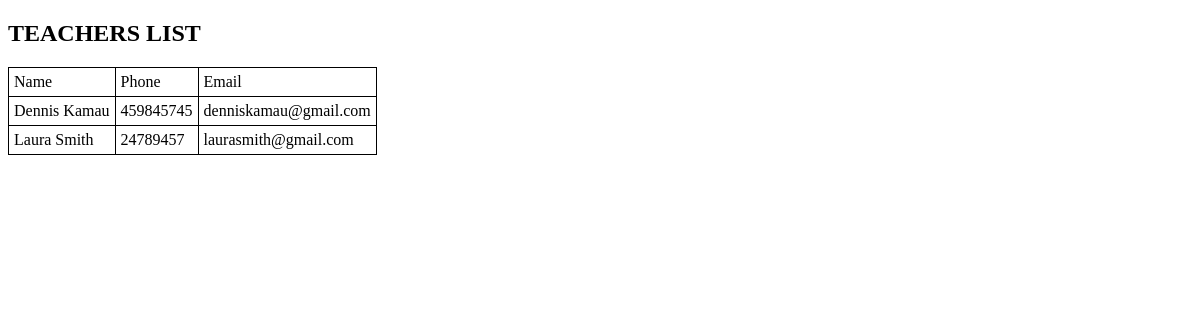
The page /teachers/ on the database as committed earlier.
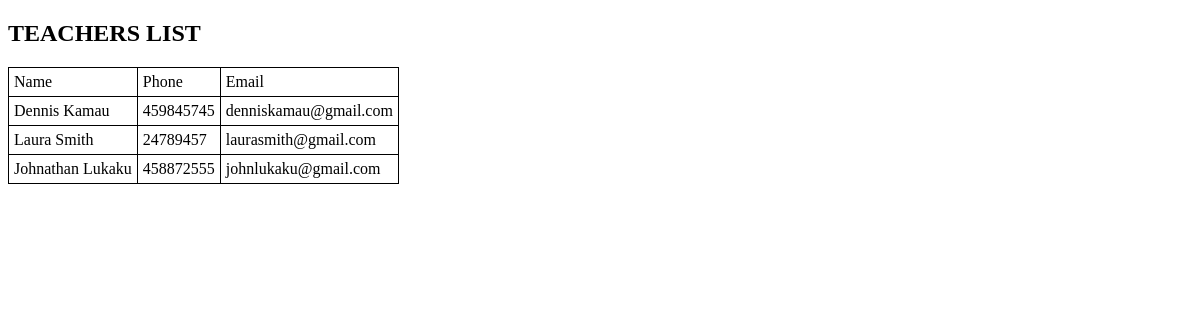
The same page on the database as committed later.
### class/models.py (models this page shows, shortened)
class Teacher(models.Model):
    name = models.CharField(max_length=20, blank=False)
    phone = models.IntegerField(blank=False)
    email = models.EmailField(blank=False)

### class/views.py (the view)
# urls.py: path('teachers/', views.teachers, name='teachers'),
def teachers(request):
    teacher = Teacher.objects.all()
    return render(request, 'teachers.html', {"teachers": teacher})

### class/templates/teachers.html (shortened to what this page needs)
<!DOCTYPE html>
<html lang="en">
<head>
</head>
<body>
<h2>TEACHERS LIST</h2>
<table>
    <tr>
        <td>Name</td>
        <td>Phone</td>
        <td>Email</td>
    </tr>
    {% for y in teachers %}
    <tr>
        <td>{{ y.name }}</td>
        <td>{{ y.phone }}</td>
        <td>{{ y.email }}</td>
    </tr>
    {% endfor %}
</table>
</body>
</html>

Rows that differ between the two databases and show on the page:
added Teacher: name "Johnathan Lukaku", phone "458872555", email "johnlukaku@gmail.com"
